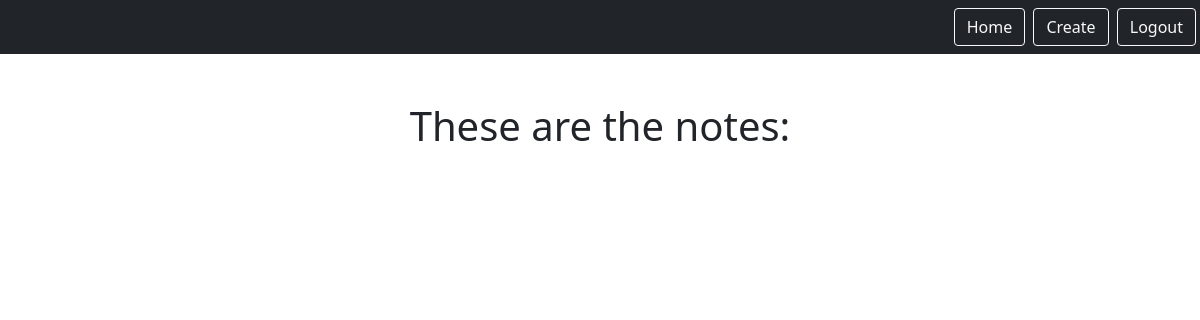
The app's page /smart/notes (signed in), older data.
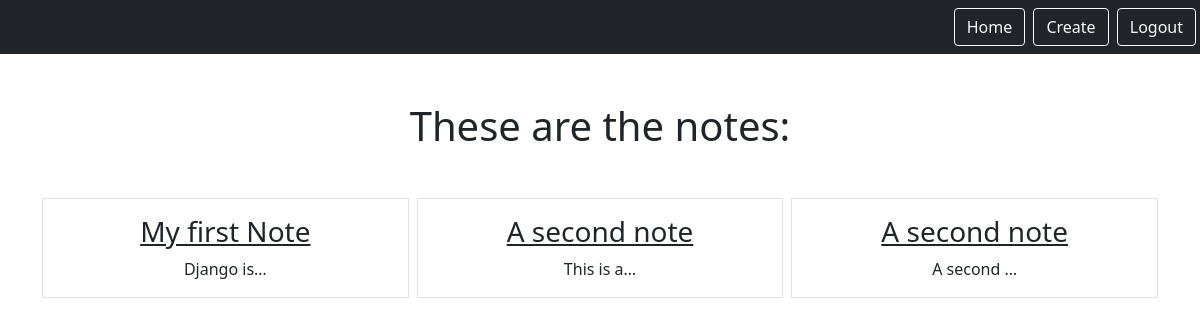
The same page, newer data.
### notes/models.py (models this page shows)
class Notes(models.Model):
    title = models.CharField(max_length=200)
    text = models.TextField()
    created = models.DateTimeField(auto_now_add=True)
    user = models.ForeignKey(User, on_delete=models.CASCADE, related_name="notes")

### notes/views.py (the view)
# urls.py: path('notes', views.NotesListView.as_view(), name="notes.list"),
class NotesListView(LoginRequiredMixin, ListView):
    model = Notes
    context_object_name = "notes"
    template_name = "notes/notes_list.html"
    login_url = "/admin"
    def get_queryset(self):
        return self.request.user.notes.all()

### notes/templates/notes/notes_list.html
{% extends "base.html" %}
{% block content %}
    <h1 class="my-5">These are the notes:</h1>
        <div class="row row-cols3 g-2">
            {% for note in notes %}
            <div class="col">
                <div class="p-3 border">
                    <a href="{% url 'notes.detail' pk=note.id %}" class="text-dark text-decoration-non">
                        <h3>{{note.title}}</h3>
                    </a>
                    {{note.text|truncatechars:10}}
                </div>
            </div>
            {% endfor %}
        </div>
{% endblock %}

### static/templates/base.html (shortened to what this page needs)
{% load static %}
<html>
    <head>
        <link rel="stylesheet" type="text/css" href="{% static 'css/style.css' %}"/>
        <link href="https://cdn.jsdelivr.net/npm/bootstrap@5.0.1/dist/css/bootstrap.min.css" rel="stylesheet">
    </head>
    <body>
      <nav class='navbar navbar-dark bg-dark'>
        <div class='ms-auto'>
          {% if user.is_authenticated %}
          <a href="{% url 'notes.list'%}" class="btn btn-outline-light me-1">Home</a>
          <a href="{% url 'notes.new'%}" class="btn btn-outline-light me-1">Create</a>
          <a href="{% url 'logout'%}" class="btn btn-outline-light me-1">Logout</a>
          {% else %}
          <a href="{% url 'login'%}" class="btn btn-outline-light me-1">Login</a>
          <a href="{% url 'signup'%}" class="btn btn-outline-light me-1">Signup</a>
          {% endif %}
        </div>
      </nav>
      <div class="my-5 text-center container">
        {% block content %}
        {% endblock %}
      </div>
    </body>
</html>

Row changes from the older to the newer data that the page shows:
added Notes: title "My first Note", text "Django is…"
added Notes: title "A second note", text "This is a…"
added Notes: title "A second note", text "A second …"
